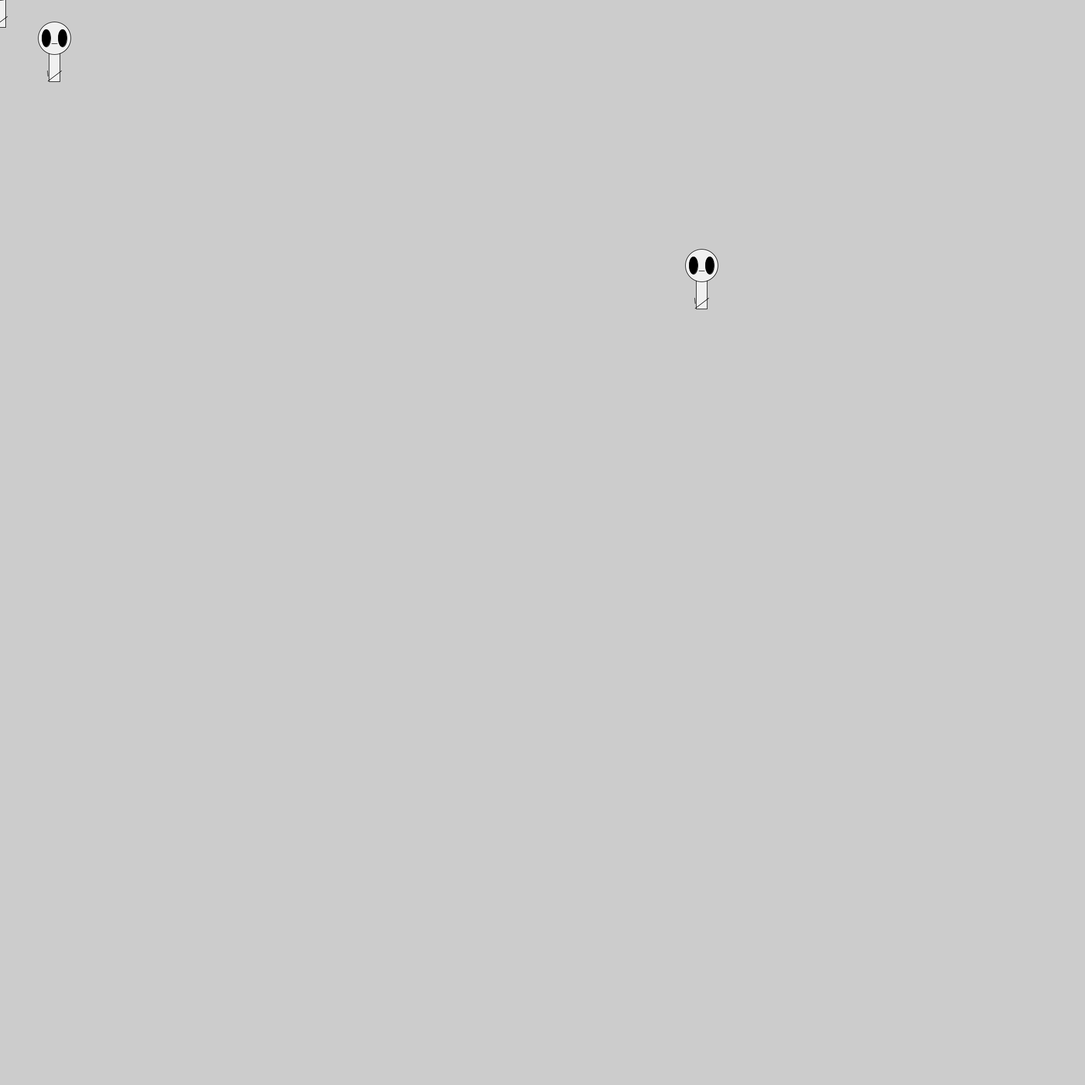
Frame 1 (no input)
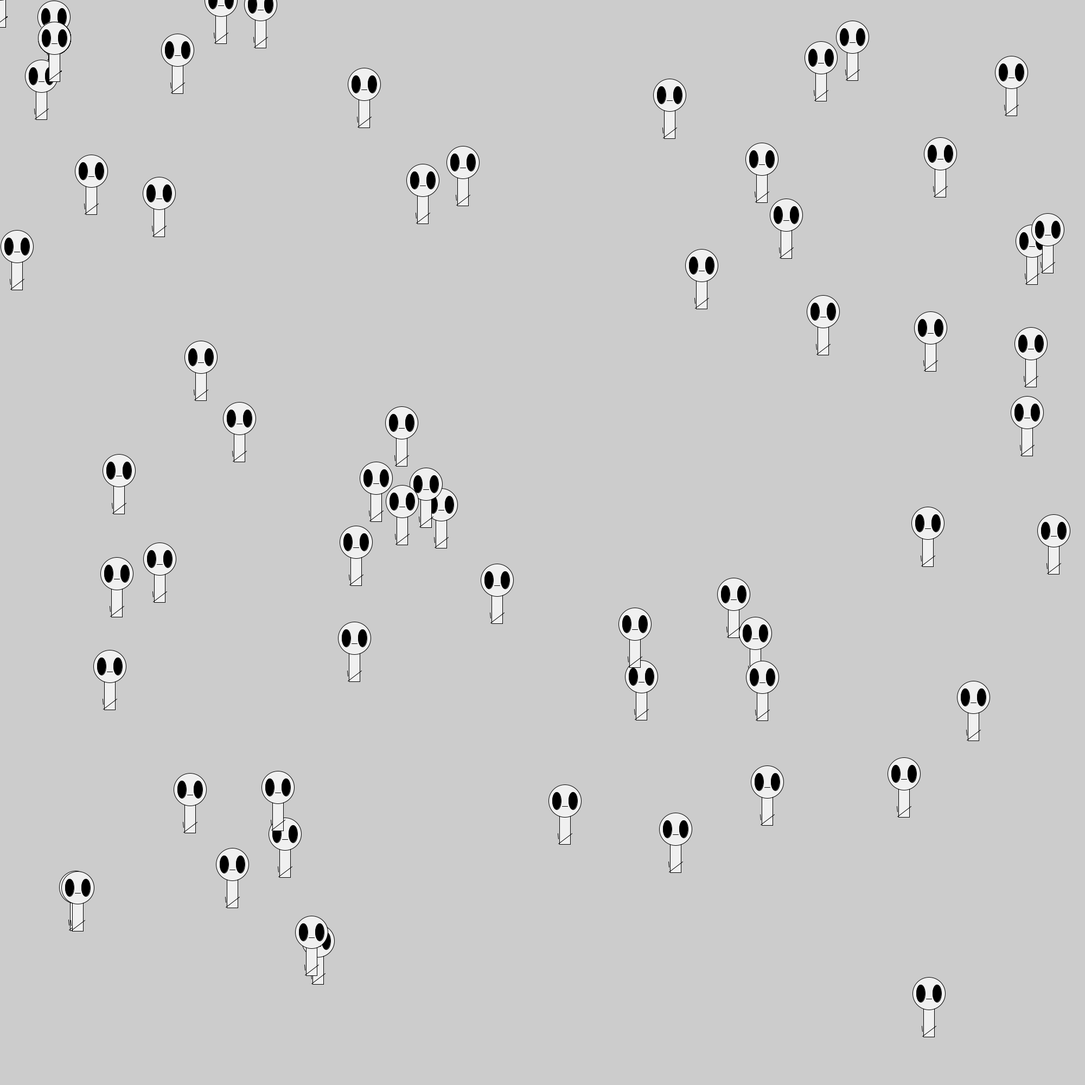
Frame 60 (the mouse pressed at the canvas centre just before this capture)
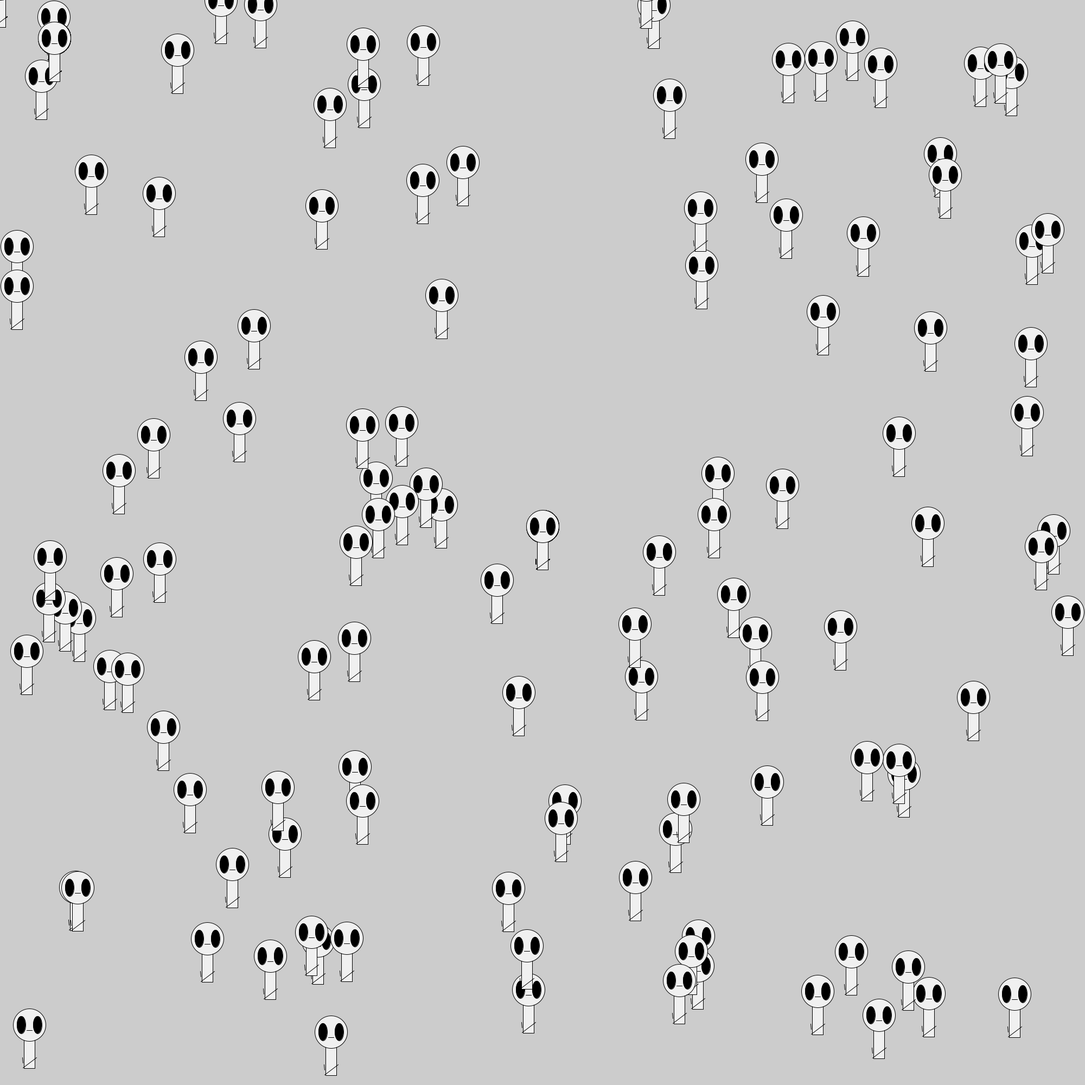
Frame 120 (the mouse held since frame 60 and released just before this capture)

The Processing sketch that drew these frames (run headless with seeded random() and noise(); from frame 60 on, the mouse is pressed at the canvas centre):

// Processing sketch: Zoog
// ── Zoog.pde
void setup(){
//Set the size of the window
  size(2000,2000);
}

void draw() {
  drawZoog(mouseX,mouseY);
  drawZoog(100,100);
  drawZoog(int(random(width)),int(random(height)));

}
 
void drawZoog(int x, int y){
   ellipseMode (CENTER);
  rectMode(CENTER);
  
  
  //Draw Zoog's body
  stroke(0);
  fill(240);
  rect(x,y,20,100);
 
  
  //draw Zoog's head
  stroke(0);
  fill(240);
  ellipse(x,y-30,60,60);
  
  
  // Draw Zoog's eyes
  fill(0);
  ellipse(x-15,y-30,16,32);//left
  ellipse(x+15,y-30,16,32);//right
  
  
  //mouth
  line(x-5,y-20,x+5,y-20);
  
  
  //Draw Zoog's legs
  stroke(0);
  line(x-13,y+30,x-12,y+40);
  line(x+13,y+30,x-12,y+49);
}
